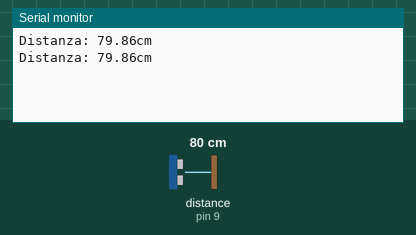
Bench run of a sketch on a simulated Arduino Uno, built with avr-gcc and run on an emulated ATmega328P. On the bench: the last lines printed to the serial monitor. Wiring (inferred from the names in the program): ultrasonic range finder: trigger pin 10; echo pin 9. Inputs (shaded band) come from the test bench; at power-on: distance to the obstacle (sensor on pin 9) 80 cm. The echo pulse lasts 58.3 µs per cm.

Above: at 1.8 s.
1.9 s: distance to the obstacle (sensor on pin 9) set to 2 cm
At 2.8 s:
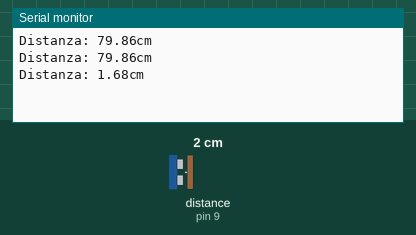
3.4 s: distance to the obstacle (sensor on pin 9) set to 4 cm
At 4.5 s:
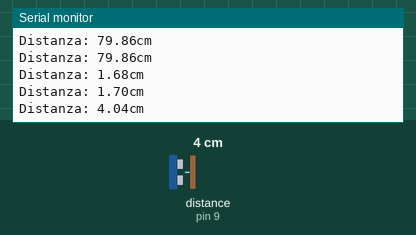
Timing chart, 0 to 6.4 s (numbered marks = the images above; inputs shaded):
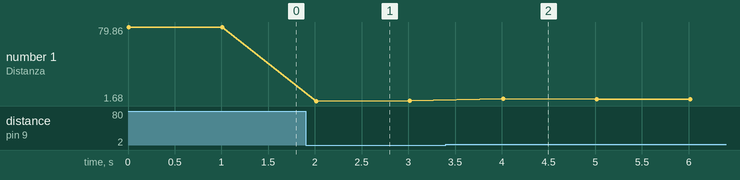

Measured:
- after the input at 1.9 s, the serial monitor: prints a new line after 0.11 s (image 1)
- after the input at 3.4 s, the serial monitor: prints a new line after 0.61 s (image 2)
- plotted number 1: 79.86 → 1.7 after the input at 1.9 s, 1.7 → 3.7 after the input at 3.4 s

The sketch:

Ultrasuoni.ino
```cpp
#define TRIG_PIN 10
#define ECHO_PIN 9

void setup(){
  Serial.begin(9600);
  pinMode(TRIG_PIN, OUTPUT);
  pinMode(ECHO_PIN, INPUT);
  digitalWrite(TRIG_PIN, LOW);
}

void loop(){
  digitalWrite(TRIG_PIN, HIGH);
  delayMicroseconds(10);
  digitalWrite(TRIG_PIN, LOW);

  unsigned long tempo = pulseIn(ECHO_PIN, HIGH);
  float distanza = 0.03438 * tempo / 2;

  Serial.println("Distanza: " + String(distanza) + "cm");
  delay(1000);
}
```
